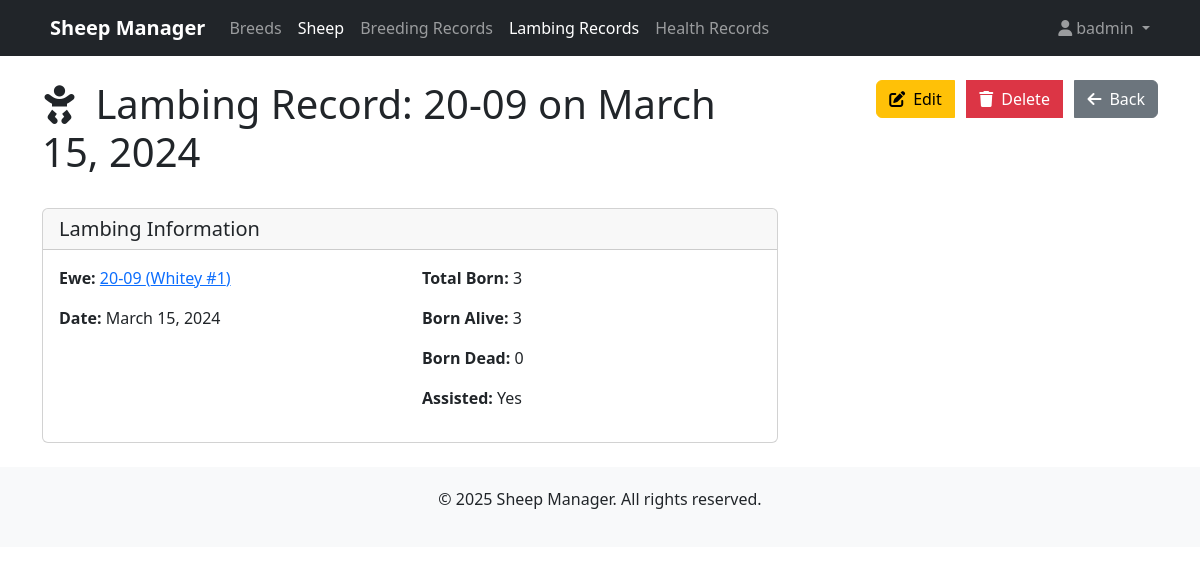
/sheep/lambing/1/ (signed in), run on the app's committed database.
### sheep/models.py (models this page shows, shortened)
class LambingRecord(models.Model):
    ewe = models.ForeignKey(Sheep, on_delete=models.CASCADE, related_name='lambings',
                          limit_choices_to={'gender': 'F'})
    date = models.DateField()
    assisted = models.BooleanField(default=False)
    complications = models.TextField(blank=True)
    total_born = models.PositiveSmallIntegerField(default=1)
    born_alive = models.PositiveSmallIntegerField(default=1)
    born_dead = models.PositiveSmallIntegerField(default=0)
    primary_image = models.ImageField(upload_to=lambing_image_path, null=True, blank=True, help_text="Main image of the lambing event")
    additional_images = models.ManyToManyField('LambingImage', blank=True, related_name='lambing_records')
    notes = models.TextField(blank=True)
    class Meta:
        ordering = ['-date']
        indexes = [
            models.Index(fields=['date']),
        ]

class Sheep(models.Model):
    GENDER_CHOICES = [
        ('M', 'Male'),
        ('F', 'Female'),
    ]
    STATUS_CHOICES = [
        ('ACTIVE', 'Active'),
        ('SOLD', 'Sold'),
        ('DECEASED', 'Deceased'),
        ('CULLED', 'Culled'),
        ('HARVESTED', 'Harvested')
    ]
    UDDER_CHOICES = [
        ('GOOD', 'Good'),
        ('FAIR', 'Fair'),
        ('POOR', 'Poor'),
        ('POOR MILKER', 'Poor Milker'),
        ('GOOD MILKER', 'Good Milker')
    ]
    FEET_CHOICES = [
        ('GOOD', 'Good'),
        ('FAIR', 'Fair'),
        ('POOR', 'Poor'),
    ]
    BODY_CHOICES = [
        ('GOOD', 'Good'),
        ('FAIR', 'Fair'),
        ('POOR', 'Poor'),
        ('THIN', 'Thin'),
        ('SLOW GROWTH', 'Slow Growth'),
        ('FAST GROWTH', 'Fast Growth')
    ]
    tag_number = models.CharField(max_length=50, unique=True)
    name = models.CharField(max_length=100, blank=True)
    uuid = models.UUIDField(default=uuid.uuid4, editable=False, unique=True)
    gender = models.CharField(max_length=1, choices=GENDER_CHOICES)
    date_of_birth = models.DateField(blank=True, null=True)
    breed = models.ForeignKey(Breed, on_delete=models.PROTECT, related_name='sheep')
    weight_birth = models.DecimalField(max_digits=5, decimal_places=2, null=True, blank=True, help_text="Weight at birth in lb")
    weight_current = models.DecimalField(max_digits=5, decimal_places=2, null=True, blank=True, help_text="Current weight in lb")
    color = models.CharField(max_length=100, blank=True)
    markings = models.TextField(blank=True)
    primary_image = models.ImageField(upload_to=sheep_image_path, null=True, blank=True, help_text="Main profile image of the sheep")
    additional_images = models.ManyToManyField('SheepImage', blank=True, related_name='sheep_additional')
    mother = models.ForeignKey('self', null=True, blank=True, on_delete=models.SET_NULL, related_name='offspring_as_mother')
    father = models.ForeignKey('self', null=True, blank=True, on_delete=models.SET_NULL, related_name='offspring_as_father')
    birth_record = models.ForeignKey('LambingRecord', null=True, blank=True, on_delete=models.SET_NULL, related_name='lambs')
    status = models.CharField(max_length=20, choices=STATUS_CHOICES, default='ACTIVE')
    date_acquired = models.DateField(null=True, blank=True)
    date_removed = models.DateField(null=True, blank=True)
    removal_reason = models.TextField(blank=True)
    cull_candidate = models.BooleanField(default=False)
    cull_date = models.DateField(null=True, blank=True)
    cull_reason = models.TextField(blank=True)
    bottle_lamb = models.BooleanField(default=False)
    bottle_lamb_reason = models.TextField(blank=True)
    body_type = models.CharField(max_length=20, choices=BODY_CHOICES, default='GOOD')
    udder_type = models.CharField(max_length=20, choices=UDDER_CHOICES, default='GOOD')
    feet_type = models.CharField(max_length=20, choices=FEET_CHOICES, default='GOOD')
    notes = models.TextField(blank=True)
    created_at = models.DateTimeField(default=timezone.now)
    updated_at = models.DateTimeField(default=timezone.now)
    class Meta:
        verbose_name_plural = "sheep"
        indexes = [
            models.Index(fields=['tag_number']),
            models.Index(fields=['status']),
        ]

### sheep/views.py (the view)
# urls.py: path('lambing/<int:pk>/', views.LambingRecordDetailView.as_view(), name='lambing-record-detail'),
class LambingRecordDetailView(LoginRequiredMixin, DetailView):
    model = LambingRecord
    template_name = 'sheep/lambing_record_detail.html'
    context_object_name = 'lambing_record'
    def get_context_data(self, **kwargs):
        context = super().get_context_data(**kwargs)
        context['lambs'] = self.object.lambs.all()
        return context

### sheep/templates/sheep/lambing_record_detail.html (shortened to what this page needs)
{% extends 'base.html' %}
{% block content %}
<div class="row mb-4">
    <div class="col-md-8">
        <h1>
            <i class="fas fa-baby me-2"></i>
            Lambing Record: {{ lambing_record.ewe.tag_number }} on {{ lambing_record.date|date:"F d, Y" }}
        </h1>
    </div>
    <div class="col-md-4 text-end">
        <div class="btn-group" role="group">
            <a href="{% url 'lambing-record-update' lambing_record.id %}" class="btn btn-warning">
                <i class="fas fa-edit me-2"></i>Edit
            </a>
            <a href="{% url 'lambing-record-delete' lambing_record.id %}" class="btn btn-danger">
                <i class="fas fa-trash me-2"></i>Delete
            </a>
            <a href="{% url 'lambing-record-list' %}" class="btn btn-secondary">
                <i class="fas fa-arrow-left me-2"></i>Back
            </a>
        </div>
    </div>
</div>
<div class="row">
    <div class="col-md-8">
        <div class="card mb-4">
            <div class="card-header">
                <h5 class="card-title mb-0">Lambing Information</h5>
            </div>
            <div class="card-body">
                <div class="row">
                    <div class="col-md-6">
                        <p><strong>Ewe:</strong> <a href="{% url 'sheep-detail' lambing_record.ewe.id %}">{{ lambing_record.ewe.tag_number }}{% if lambing_record.ewe.name %} ({{ lambing_record.ewe.name }}){% endif %}</a></p>
                        <p><strong>Date:</strong> {{ lambing_record.date|date:"F d, Y" }}</p>
                    </div>
                    <div class="col-md-6">
                        <p><strong>Total Born:</strong> {{ lambing_record.total_born }}</p>
                        <p><strong>Born Alive:</strong> {{ lambing_record.born_alive }}</p>
                        <p><strong>Born Dead:</strong> {{ lambing_record.born_dead }}</p>
                        <p><strong>Assisted:</strong> {% if lambing_record.assisted %}Yes{% else %}No{% endif %}</p>
                    </div>
                </div>
            </div>
        </div>
    </div>
</div>
{% endblock %}

### sheepflock/templates/base.html (shortened to what this page needs)
<!DOCTYPE html>
<html lang="en">
<head>
    <link href="https://cdn.jsdelivr.net/npm/bootstrap@5.3.2/dist/css/bootstrap.min.css" rel="stylesheet">
    <link rel="stylesheet" href="https://cdnjs.cloudflare.com/ajax/libs/font-awesome/6.4.2/css/all.min.css">
</head>
<body>
    <header>
        <nav class="navbar navbar-expand-lg navbar-dark bg-dark">
            <div class="container">
                <a class="navbar-brand" href="{% url 'home' %}">
                    Sheep Manager
                </a>
                <div class="collapse navbar-collapse" id="navbarNav">
                    <ul class="navbar-nav">
                        <li class="nav-item">
                            <a class="nav-link {% if 'breeds' in request.path %}active{% endif %}" href="{% url 'breed-list' %}">Breeds</a>
                        </li>
                        <li class="nav-item">
                            <a class="nav-link {% if 'sheep/' in request.path %}active{% endif %}" href="{% url 'sheep-list' %}">Sheep</a>
                        </li>
                        <li class="nav-item">
                            <a class="nav-link {% if 'breeding/' in request.path %}active{% endif %}" href="{% url 'breeding-record-list' %}">Breeding Records</a>
                        </li>
                        <li class="nav-item">
                            <a class="nav-link {% if 'lambing/' in request.path %}active{% endif %}" href="{% url 'lambing-record-list' %}">Lambing Records</a>
                        </li>
                        <li class="nav-item">
                            <a class="nav-link {% if 'health/' in request.path %}active{% endif %}" href="{% url 'health-record-list' %}">Health Records</a>
                        </li>
                    </ul>
                    <ul class="navbar-nav ms-auto">
                        {% if user.is_authenticated %}
                            <li class="nav-item dropdown">
                                <a class="nav-link dropdown-toggle" href="#" id="userDropdown" role="button" data-bs-toggle="dropdown" aria-expanded="false">
                                    <i class="fas fa-user me-1"></i>{{ user.username }}
                                </a>
                            </li>
                        {% else %}
                            <li class="nav-item">
                                <a class="nav-link" href="{% url 'login' %}">Login</a>
                            </li>
                        {% endif %}
                    </ul>
                </div>
            </div>
        </nav>
    </header>
    <main class="container mt-4">
        {% block content %}{% endblock %}
    </main>
    <footer class="footer mt-auto">
        <div class="container">
            <p>&copy; {% now "Y" %} Sheep Manager. All rights reserved.</p>
        </div>
    </footer>
</body>
</html>

### sheepflock/templates/base.html (style rules this page uses)
.navbar-brand { font-weight: bold; }
.footer { margin-top: 50px; padding: 20px 0; background-color: #f8f9fa; text-align: center; }

### data on the page
LambingRecord: ewe.tag_number "20-09", date "March 15, 2024", ewe.name "Whitey #1", total_born "3", born_alive "3", born_dead "0"

### other printed values
{{ user.username }} "badmin"
